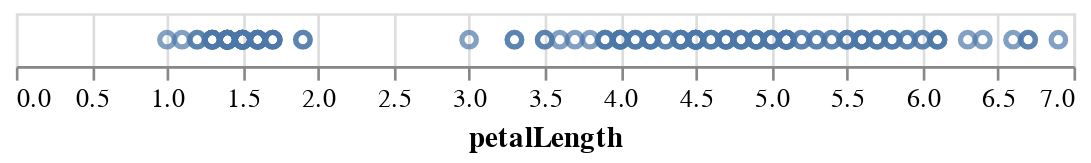

Notebook source saved alongside this figure:
### Markdown cell above
This is a pretty silly chart, because it consists of 150 points, all laid-out on top of each other. But this *is* technically a representation of the data!

To make it more interesting, we need to *encode* columns of the data into visual features of the plot (e.g. x-position, y-position, size, color, etc.)

Let's encode petal length on the x-axis using the ``encode()`` method:

### Code cell
alt.Chart(iris).mark_point().encode(
    x='petalLength'
)

### Figure 1 — Vega-Lite specification as saved in the notebook (floating-point values rounded to 4 significant figures; data arrays with more than 128 entries replaced by an {"elided": "..."} marker saying what was removed)
{"config": {"view": {"continuousWidth": 400, "continuousHeight": 300}}, "data": {"name": "data-a264acbd6e539a8b3afc0cb5f240fb57"}, "mark": "point", "encoding": {"x": {"field": "petalLength", "type": "quantitative"}}, "$schema": "https://vega.github.io/schema/vega-lite/v4.17.0.json", "datasets": {"data-a264acbd6e539a8b3afc0cb5f240fb57": {"elided": "150 records"}}}
